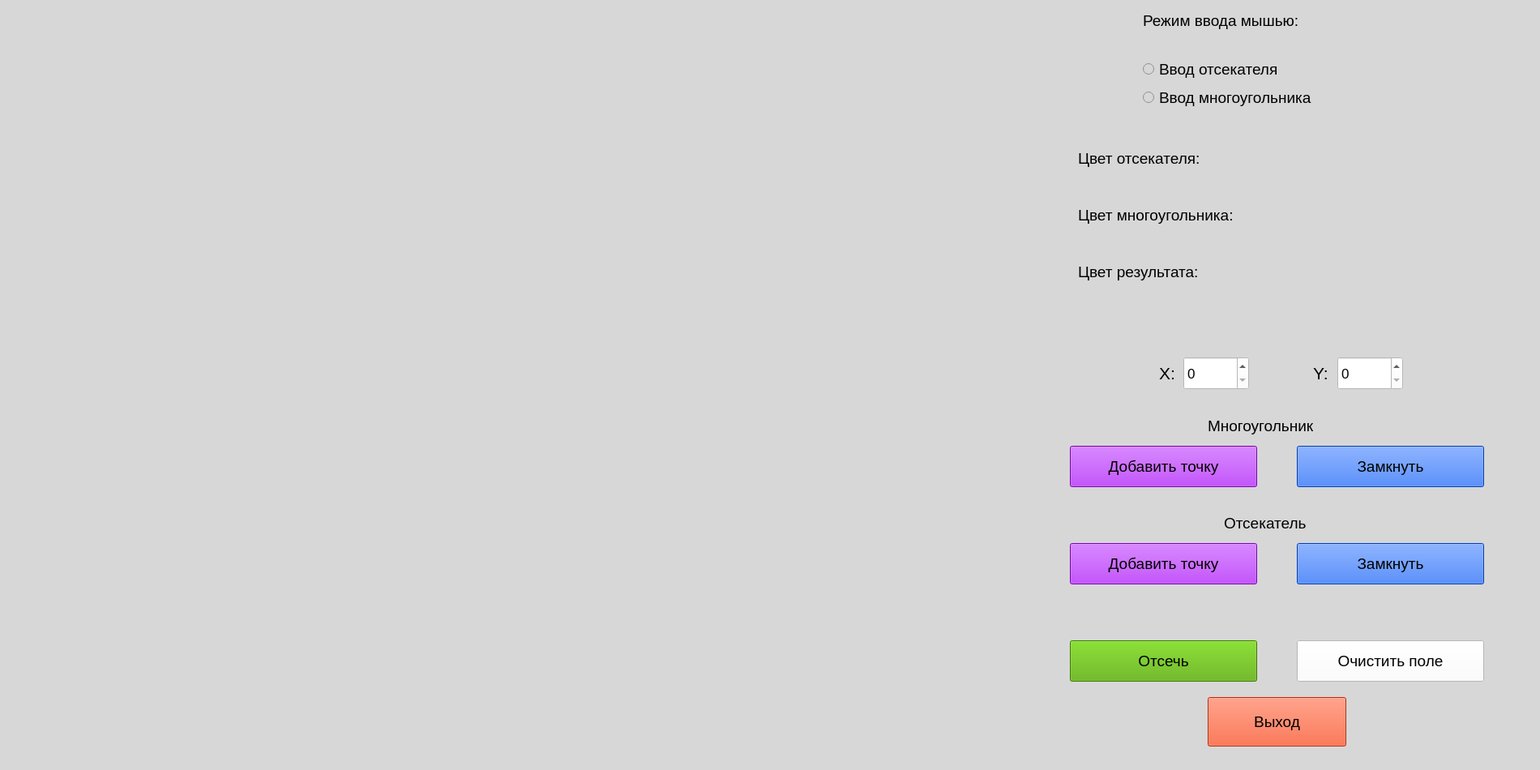
<?xml version="1.0" encoding="UTF-8"?>
<ui version="4.0">
 <class>MainWindow</class>
 <widget class="QMainWindow" name="MainWindow">
  <property name="geometry">
   <rect>
    <x>0</x>
    <y>0</y>
    <width>1900</width>
    <height>950</height>
   </rect>
  </property>
  <property name="windowTitle">
   <string>MainWindow</string>
  </property>
  <property name="styleSheet">
   <string notr="true">background-color: rgb(215, 215, 215);</string>
  </property>
  <widget class="QWidget" name="centralwidget">
   <widget class="QLabel" name="label">
    <property name="geometry">
     <rect>
      <x>1410</x>
      <y>10</y>
      <width>271</width>
      <height>31</height>
     </rect>
    </property>
    <property name="font">
     <font>
      <pointsize>14</pointsize>
     </font>
    </property>
    <property name="text">
     <string>Режим ввода мышью:</string>
    </property>
   </widget>
   <widget class="QLabel" name="label_2">
    <property name="geometry">
     <rect>
      <x>1330</x>
      <y>180</y>
      <width>451</width>
      <height>31</height>
     </rect>
    </property>
    <property name="font">
     <font>
      <pointsize>14</pointsize>
     </font>
    </property>
    <property name="text">
     <string>Цвет отсекателя:</string>
    </property>
   </widget>
   <widget class="QLabel" name="label_3">
    <property name="geometry">
     <rect>
      <x>1330</x>
      <y>250</y>
      <width>451</width>
      <height>31</height>
     </rect>
    </property>
    <property name="font">
     <font>
      <pointsize>14</pointsize>
     </font>
    </property>
    <property name="text">
     <string>Цвет многоугольника:</string>
    </property>
   </widget>
   <widget class="QPushButton" name="cut">
    <property name="geometry">
     <rect>
      <x>1320</x>
      <y>790</y>
      <width>231</width>
      <height>51</height>
     </rect>
    </property>
    <property name="font">
     <font>
      <pointsize>14</pointsize>
     </font>
    </property>
    <property name="styleSheet">
     <string notr="true">background-color: rgb(85, 170, 0);
color: rgb(0, 0, 0);</string>
    </property>
    <property name="text">
     <string>Отсечь</string>
    </property>
   </widget>
   <widget class="QRadioButton" name="cut_mode">
    <property name="geometry">
     <rect>
      <x>1410</x>
      <y>70</y>
      <width>241</width>
      <height>31</height>
     </rect>
    </property>
    <property name="font">
     <font>
      <pointsize>14</pointsize>
     </font>
    </property>
    <property name="styleSheet">
     <string notr="true"/>
    </property>
    <property name="text">
     <string>Ввод отсекателя</string>
    </property>
   </widget>
   <widget class="QRadioButton" name="polygon_mode">
    <property name="geometry">
     <rect>
      <x>1410</x>
      <y>100</y>
      <width>601</width>
      <height>41</height>
     </rect>
    </property>
    <property name="font">
     <font>
      <pointsize>14</pointsize>
     </font>
    </property>
    <property name="styleSheet">
     <string notr="true"/>
    </property>
    <property name="text">
     <string>Ввод многоугольника</string>
    </property>
   </widget>
   <widget class="QPushButton" name="clear">
    <property name="geometry">
     <rect>
      <x>1600</x>
      <y>790</y>
      <width>231</width>
      <height>51</height>
     </rect>
    </property>
    <property name="font">
     <font>
      <pointsize>14</pointsize>
     </font>
    </property>
    <property name="styleSheet">
     <string notr="true">background-color: rgb(255, 255, 255);
color: rgb(0, 0, 0);</string>
    </property>
    <property name="text">
     <string>Очистить поле</string>
    </property>
   </widget>
   <widget class="QPushButton" name="exit">
    <property name="geometry">
     <rect>
      <x>1490</x>
      <y>860</y>
      <width>171</width>
      <height>61</height>
     </rect>
    </property>
    <property name="font">
     <font>
      <pointsize>14</pointsize>
     </font>
    </property>
    <property name="styleSheet">
     <string notr="true">background-color: rgb(255, 63, 15);
color: rgb(0, 0, 0);</string>
    </property>
    <property name="text">
     <string>Выход</string>
    </property>
   </widget>
   <widget class="QPushButton" name="add_to_cutter">
    <property name="geometry">
     <rect>
      <x>1320</x>
      <y>670</y>
      <width>231</width>
      <height>51</height>
     </rect>
    </property>
    <property name="font">
     <font>
      <pointsize>14</pointsize>
     </font>
    </property>
    <property name="styleSheet">
     <string notr="true">background-color: rgb(170, 0, 255);
color: rgb(0, 0, 0);</string>
    </property>
    <property name="text">
     <string>Добавить точку</string>
    </property>
   </widget>
   <widget class="QPushButton" name="end_cutter">
    <property name="geometry">
     <rect>
      <x>1600</x>
      <y>670</y>
      <width>231</width>
      <height>51</height>
     </rect>
    </property>
    <property name="font">
     <font>
      <pointsize>14</pointsize>
     </font>
    </property>
    <property name="styleSheet">
     <string notr="true">background-color: rgb(0, 85, 255);
color: rgb(0, 0, 0);</string>
    </property>
    <property name="text">
     <string>Замкнуть</string>
    </property>
   </widget>
   <widget class="QPushButton" name="end_polygon">
    <property name="geometry">
     <rect>
      <x>1600</x>
      <y>550</y>
      <width>231</width>
      <height>51</height>
     </rect>
    </property>
    <property name="font">
     <font>
      <pointsize>14</pointsize>
     </font>
    </property>
    <property name="styleSheet">
     <string notr="true">background-color: rgb(0, 85, 255);
color: rgb(0, 0, 0);</string>
    </property>
    <property name="text">
     <string>Замкнуть</string>
    </property>
   </widget>
   <widget class="QPushButton" name="add_to_polygon">
    <property name="geometry">
     <rect>
      <x>1320</x>
      <y>550</y>
      <width>231</width>
      <height>51</height>
     </rect>
    </property>
    <property name="font">
     <font>
      <pointsize>14</pointsize>
     </font>
    </property>
    <property name="styleSheet">
     <string notr="true">background-color: rgb(170, 0, 255);
color: rgb(0, 0, 0);</string>
    </property>
    <property name="text">
     <string>Добавить точку</string>
    </property>
   </widget>
   <widget class="QLabel" name="label_4">
    <property name="geometry">
     <rect>
      <x>1490</x>
      <y>510</y>
      <width>421</width>
      <height>31</height>
     </rect>
    </property>
    <property name="font">
     <font>
      <pointsize>14</pointsize>
     </font>
    </property>
    <property name="text">
     <string>Многоугольник</string>
    </property>
   </widget>
   <widget class="QLabel" name="label_5">
    <property name="geometry">
     <rect>
      <x>1510</x>
      <y>630</y>
      <width>361</width>
      <height>31</height>
     </rect>
    </property>
    <property name="font">
     <font>
      <pointsize>14</pointsize>
     </font>
    </property>
    <property name="text">
     <string>Отсекатель</string>
    </property>
   </widget>
   <widget class="QLabel" name="label_6">
    <property name="geometry">
     <rect>
      <x>1330</x>
      <y>320</y>
      <width>221</width>
      <height>31</height>
     </rect>
    </property>
    <property name="font">
     <font>
      <pointsize>14</pointsize>
     </font>
    </property>
    <property name="text">
     <string>Цвет результата:</string>
    </property>
   </widget>
   <widget class="QLabel" name="label_7">
    <property name="geometry">
     <rect>
      <x>1430</x>
      <y>450</y>
      <width>21</width>
      <height>20</height>
     </rect>
    </property>
    <property name="font">
     <font>
      <pointsize>16</pointsize>
     </font>
    </property>
    <property name="text">
     <string>X:</string>
    </property>
   </widget>
   <widget class="QLabel" name="label_8">
    <property name="geometry">
     <rect>
      <x>1620</x>
      <y>450</y>
      <width>21</width>
      <height>20</height>
     </rect>
    </property>
    <property name="font">
     <font>
      <pointsize>16</pointsize>
     </font>
    </property>
    <property name="text">
     <string>Y:</string>
    </property>
   </widget>
   <widget class="QSpinBox" name="enter_x">
    <property name="geometry">
     <rect>
      <x>1460</x>
      <y>440</y>
      <width>81</width>
      <height>41</height>
     </rect>
    </property>
    <property name="font">
     <font>
      <pointsize>13</pointsize>
     </font>
    </property>
    <property name="styleSheet">
     <string notr="true">color: rgb(0, 0, 0);
background-color: rgb(255, 255, 255);</string>
    </property>
    <property name="maximum">
     <number>1080</number>
    </property>
   </widget>
   <widget class="QSpinBox" name="enter_y">
    <property name="geometry">
     <rect>
      <x>1650</x>
      <y>440</y>
      <width>81</width>
      <height>41</height>
     </rect>
    </property>
    <property name="font">
     <font>
      <pointsize>13</pointsize>
     </font>
    </property>
    <property name="styleSheet">
     <string notr="true">color: rgb(0, 0, 0);
background-color: rgb(255, 255, 255);</string>
    </property>
    <property name="maximum">
     <number>920</number>
    </property>
   </widget>
  </widget>
  <widget class="QMenuBar" name="menubar">
   <property name="geometry">
    <rect>
     <x>0</x>
     <y>0</y>
     <width>1900</width>
     <height>18</height>
    </rect>
   </property>
  </widget>
  <widget class="QStatusBar" name="statusbar"/>
 </widget>
 <resources/>
 <connections/>
</ui>
